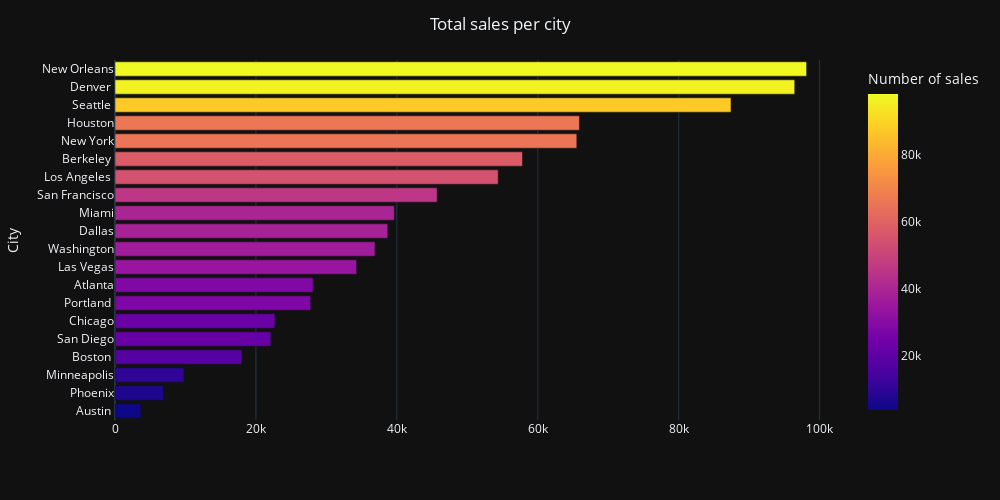

Here is the notebook cell this chart was saved with:
### Code cell
fig = px.bar(
    df.sort_values(by="Number of sales"), 
    y="City",
    x="Number of sales", 
    height=500, 
    width=1000,
    color="Number of sales"
)

fig.update_layout(
    template="plotly_dark", 
    title="Total sales per city",
    title_x=.5,
    xaxis_title=None
)

fig.show()

### Figure 1 — Plotly figure (JSON) as saved in the notebook; plotly's stock layout.template omitted (floating-point values rounded to 4 significant figures)
{"data": [{"alignmentgroup": "True", "hovertemplate": "Number of sales=%{marker.color}<br>City=%{y}<extra></extra>", "legendgroup": "", "marker": {"color": [3666.0, 6873.0, 9799.0, 18000.0, 22110.0, 22690.0, 27760.0, 28120.0, 34290.0, 36890.0, 38700.0, 39640.0, 45710.0, 54380.0, 57830.0, 65540.0, 65910.0, 87420.0, 96460.0, 98150.0], "coloraxis": "coloraxis", "pattern": {"shape": ""}}, "name": "", "offsetgroup": "", "orientation": "h", "showlegend": false, "textposition": "auto", "type": "bar", "x": [3666.0, 6873.0, 9799.0, 18000.0, 22110.0, 22690.0, 27760.0, 28120.0, 34290.0, 36890.0, 38700.0, 39640.0, 45710.0, 54380.0, 57830.0, 65540.0, 65910.0, 87420.0, 96460.0, 98150.0], "xaxis": "x", "y": ["Austin ", "Phoenix", "Minneapolis", "Boston ", "San Diego", "Chicago", "Portland ", "Atlanta", "Las Vegas", "Washington", "Dallas", "Miami", "San Francisco", "Los Angeles ", "Berkeley ", "New York", "Houston", "Seattle ", "Denver ", "New Orleans"], "yaxis": "y"}], "layout": {"barmode": "relative", "coloraxis": {"colorbar": {"title": {"text": "Number of sales"}}, "colorscale": [[0, "#0d0887"], [0.1111, "#46039f"], [0.2222, "#7201a8"], [0.3333, "#9c179e"], [0.4444, "#bd3786"], [0.5556, "#d8576b"], [0.6667, "#ed7953"], [0.7778, "#fb9f3a"], [0.8889, "#fdca26"], [1, "#f0f921"]]}, "height": 500, "legend": {"tracegroupgap": 0}, "margin": {"t": 60}, "title": {"text": "Total sales per city", "x": 0.5}, "width": 1000, "xaxis": {"anchor": "y", "autorange": true, "domain": [0, 1], "range": [0, 103300.0], "title": {}, "type": "linear"}, "yaxis": {"anchor": "x", "autorange": true, "domain": [0, 1], "range": [-0.5, 19.5], "title": {"text": "City"}, "type": "category"}}}
